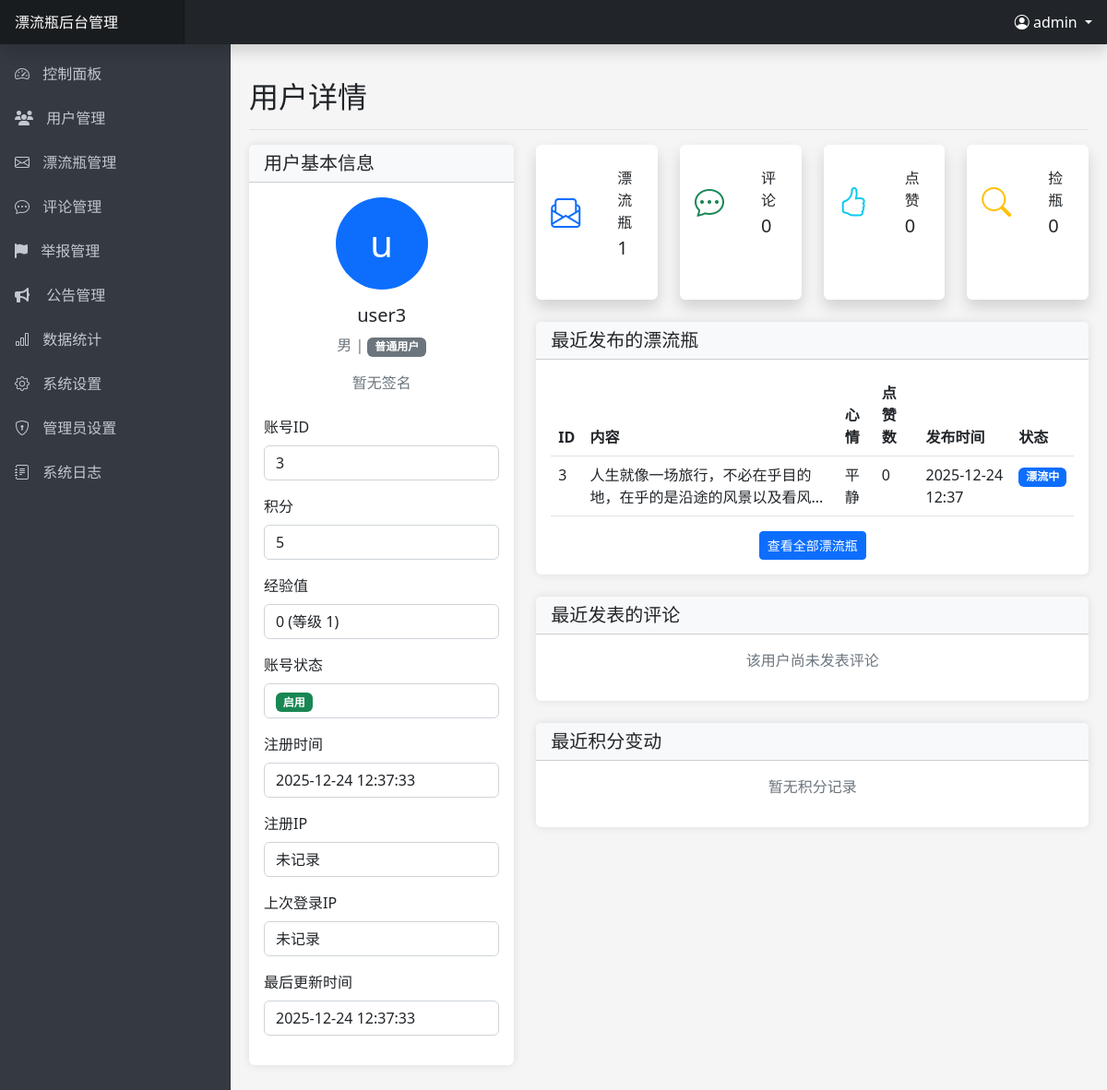
The page /admin/user_detail.php?id=3 (signed in) on the database its author committed.
### tables this page shows
CREATE TABLE IF NOT EXISTS `users` (
    `id` INT(11) AUTO_INCREMENT PRIMARY KEY,
    `username` VARCHAR(50) NOT NULL UNIQUE,
    `password` VARCHAR(255) NOT NULL,
    `gender` ENUM('男', '女') NOT NULL,
    `signature` TEXT DEFAULT NULL,
    `points` INT(11) DEFAULT 0,
    `experience` INT(11) DEFAULT 0 COMMENT '用户经验值',
    `level` INT(11) DEFAULT 1 COMMENT '用户等级',
    `is_vip` TINYINT(1) DEFAULT 0,
    `vip_expire_date` DATE DEFAULT NULL,
    `vip_level` INT(11) DEFAULT 0,
    `status` TINYINT(1) DEFAULT 1 COMMENT '0:禁用 1:启用',
    `created_at` TIMESTAMP DEFAULT CURRENT_TIMESTAMP,
    `register_ip` VARCHAR(50) DEFAULT NULL COMMENT '注册IP地址',
    `last_login_ip` VARCHAR(50) DEFAULT NULL COMMENT '上次登录IP地址',
    `updated_at` TIMESTAMP DEFAULT CURRENT_TIMESTAMP ON UPDATE CURRENT_TIMESTAMP,
    INDEX `idx_created_at` (`created_at`),
    INDEX `idx_is_vip` (`is_vip`),
    INDEX `idx_status` (`status`),
    INDEX `idx_vip_expire_date` (`vip_expire_date`)
);

CREATE TABLE IF NOT EXISTS `bottles` (
    `id` INT(11) AUTO_INCREMENT PRIMARY KEY,
    `user_id` INT(11) NOT NULL,
    `content` TEXT NOT NULL,
    `bottle_type` ENUM('text', 'voice') DEFAULT 'text' COMMENT '漂流瓶类型：text文字漂流瓶，voice语音漂流瓶',
    `audio_file` VARCHAR(255) DEFAULT NULL COMMENT '语音文件路径（仅语音漂流瓶使用）',
    `audio_duration` INT(11) DEFAULT NULL COMMENT '语音时长（秒）',
    `mood` ENUM('开心', '难过', '平静', '愤怒', '期待', '忧郁', '其他') DEFAULT '其他',
    `is_anonymous` TINYINT(1) DEFAULT 0,
    `likes` INT(11) DEFAULT 0,
    `ip_address` VARCHAR(255) DEFAULT NULL,
    `location` VARCHAR(255) DEFAULT NULL,
    `quality_score` INT(11) DEFAULT 0,
    `throw_time` TIMESTAMP DEFAULT CURRENT_TIMESTAMP,
    `status` ENUM('漂流中', '已捡起') DEFAULT '漂流中',
    `is_hidden` TINYINT(1) DEFAULT 0 COMMENT '是否屏蔽：0未屏蔽，1已屏蔽',
    `is_deleted` TINYINT(1) DEFAULT 0 COMMENT '是否删除：0未删除，1已删除',
    FOREIGN KEY (`user_id`) REFERENCES `users`(`id`) ON DELETE CASCADE,
    INDEX `idx_user_id` (`user_id`),
    INDEX `idx_status` (`status`),
    INDEX `idx_throw_time` (`throw_time`),
    INDEX `idx_bottle_type` (`bottle_type`),
    INDEX `idx_quality_score` (`quality_score`),
    INDEX `idx_status_throw_time` (`status`, `throw_time`),
    INDEX `idx_is_hidden` (`is_hidden`),
    INDEX `idx_is_deleted` (`is_deleted`)
);

### admin/user_detail.php (the view, shortened to what this page needs)
<?php
$userId = (int)$_GET['id'];
require_once 'includes/header.php';
$conn = getDbConnection();
$userQuery = "SELECT * FROM users WHERE id = ?";
$userStmt = $conn->prepare($userQuery);
$userStmt->bind_param("i", $userId);
$userStmt->execute();
$userResult = $userStmt->get_result();
$user = $userResult->fetch_assoc();
$bottleCountQuery = "SELECT COUNT(*) as total FROM bottles WHERE user_id = ?";
$bottleCountStmt = $conn->prepare($bottleCountQuery);
$bottleCountStmt->bind_param("i", $userId);
$bottleCountStmt->execute();
$bottleCount = $bottleCountStmt->get_result()->fetch_assoc()['total'];
$commentCountQuery = "SELECT COUNT(*) as total FROM comments WHERE user_id = ?";
$commentCountStmt = $conn->prepare($commentCountQuery);
$commentCountStmt->bind_param("i", $userId);
$commentCountStmt->execute();
$commentCount = $commentCountStmt->get_result()->fetch_assoc()['total'];
$likeCountQuery = "SELECT COUNT(*) as total FROM likes WHERE user_id = ?";
$likeCountStmt = $conn->prepare($likeCountQuery);
$likeCountStmt->bind_param("i", $userId);
$likeCountStmt->execute();
$likeCount = $likeCountStmt->get_result()->fetch_assoc()['total'];
$pickCountQuery = "SELECT COUNT(*) as total FROM pick_records WHERE user_id = ?";
$pickCountStmt = $conn->prepare($pickCountQuery);
$pickCountStmt->bind_param("i", $userId);
$pickCountStmt->execute();
$pickCount = $pickCountStmt->get_result()->fetch_assoc()['total'];
$pointsHistory = [];
$recentBottlesQuery = "SELECT b.*, COUNT(l.id) as like_count FROM bottles b
                       LEFT JOIN likes l ON b.id = l.bottle_id
                       WHERE b.user_id = ?
                       GROUP BY b.id
                       ORDER BY b.throw_time DESC
                       LIMIT 5";
$recentBottlesStmt = $conn->prepare($recentBottlesQuery);
$recentBottlesStmt->bind_param("i", $userId);
$recentBottlesStmt->execute();
$recentBottlesResult = $recentBottlesStmt->get_result();
$recentBottles = [];
while ($row = $recentBottlesResult->fetch_assoc()) {
    $recentBottles[] = $row;
}
$recentComments = [];
?>
<div class="row">
    <div class="col-xl-4">
        <div class="card mb-4">
            <div class="card-header">
                <h5 class="m-0">用户基本信息</h5>
            </div>
            <div class="card-body">
                <div class="text-center mb-4">
                    <div class="avatar bg-<?php echo $user['gender'] == '男' ? 'primary' : 'danger'; ?> text-white rounded-circle mb-3" style="width: 100px; height: 100px; line-height: 100px; font-size: 40px; margin: 0 auto;">
                        <?php echo mb_substr($user['username'], 0, 1); ?>
                    </div>
                    <h5><?php echo htmlspecialchars($user['username']); ?></h5>
                    <p class="text-muted"><?php echo $user['gender']; ?> |
                        <?php if ($user['is_vip']): ?>
                            <span class="badge bg-warning text-dark">VIP <?php echo $user['vip_level']; ?></span>
                        <?php else: ?>
                            <span class="badge bg-secondary">普通用户</span>
                        <?php endif; ?>
                    </p>
                    <p><?php echo $user['signature'] ? htmlspecialchars($user['signature']) : '<span class="text-muted">暂无签名</span>'; ?></p>
                </div>
                <div class="mb-3">
                    <label class="form-label">账号ID</label>
                    <p class="form-control"><?php echo $user['id']; ?></p>
                </div>
                <div class="mb-3">
                    <label class="form-label">积分</label>
                    <p class="form-control"><?php echo $user['points']; ?></p>
                </div>
                <div class="mb-3">
                    <label class="form-label">经验值</label>
                    <p class="form-control">
                        <?php
                        $experience = $user['experience'] ?? 0;
                        $level = $user['level'] ?? 1;
                        echo $experience . ' (等级 ' . $level . ')';
                        ?>
                    </p>
                </div>
                <div class="mb-3">
                    <label class="form-label">账号状态</label>
                    <p class="form-control">
                        <span class="badge bg-<?php echo $user['status'] ? 'success' : 'danger'; ?>">
                            <?php echo $user['status'] ? '启用' : '禁用'; ?>
                        </span>
                    </p>
                </div>
                <div class="mb-3">
                    <label class="form-label">注册时间</label>
                    <p class="form-control"><?php echo date('Y-m-d H:i:s', strtotime($user['created_at'])); ?></p>
                </div>
                <div class="mb-3">
                    <label class="form-label">注册IP</label>
                    <p class="form-control"><?php echo htmlspecialchars($user['register_ip'] ?? '未记录'); ?></p>
                </div>
                <div class="mb-3">
                    <label class="form-label">上次登录IP</label>
                    <p class="form-control"><?php echo htmlspecialchars($user['last_login_ip'] ?? '未记录'); ?></p>
                </div>
                <div class="mb-3">
                    <label class="form-label">最后更新时间</label>
                    <p class="form-control"><?php echo date('Y-m-d H:i:s', strtotime($user['updated_at'])); ?></p>
                </div>
            </div>
        </div>
    </div>
    <div class="col-xl-8">
        <div class="row">
            <div class="col-md-6 col-xl-3 mb-4">
                <div class="card border-left-primary shadow h-100 py-2">
                    <div class="card-body">
                        <div class="row no-gutters align-items-center">
                            <div class="col-auto">
                                <i class="bi bi-envelope-paper fs-2 text-primary"></i>
                            </div>
                            <div class="col ms-3">
                                <div class="text-xs font-weight-bold text-uppercase mb-1">漂流瓶</div>
                                <div class="h5 mb-0 font-weight-bold"><?php echo $bottleCount; ?></div>
                            </div>
                        </div>
                    </div>
                </div>
            </div>
            <div class="col-md-6 col-xl-3 mb-4">
                <div class="card border-left-success shadow h-100 py-2">
                    <div class="card-body">
                        <div class="row no-gutters align-items-center">
                            <div class="col-auto">
                                <i class="bi bi-chat-dots fs-2 text-success"></i>
                            </div>
                            <div class="col ms-3">
                                <div class="text-xs font-weight-bold text-uppercase mb-1">评论</div>
                                <div class="h5 mb-0 font-weight-bold"><?php echo $commentCount; ?></div>
                            </div>
                        </div>
                    </div>
                </div>
            </div>
            <div class="col-md-6 col-xl-3 mb-4">
                <div class="card border-left-info shadow h-100 py-2">
                    <div class="card-body">
                        <div class="row no-gutters align-items-center">
                            <div class="col-auto">
                                <i class="bi bi-hand-thumbs-up fs-2 text-info"></i>
                            </div>
                            <div class="col ms-3">
                                <div class="text-xs font-weight-bold text-uppercase mb-1">点赞</div>
                                <div class="h5 mb-0 font-weight-bold"><?php echo $likeCount; ?></div>
                            </div>
                        </div>
                    </div>
                </div>
            </div>
            <div class="col-md-6 col-xl-3 mb-4">
                <div class="card border-left-warning shadow h-100 py-2">
                    <div class="card-body">
                        <div class="row no-gutters align-items-center">
                            <div class="col-auto">
                                <i class="bi bi-search fs-2 text-warning"></i>
                            </div>
                            <div class="col ms-3">
                                <div class="text-xs font-weight-bold text-uppercase mb-1">捡瓶</div>
                                <div class="h5 mb-0 font-weight-bold"><?php echo $pickCount; ?></div>
                            </div>
                        </div>
                    </div>
                </div>
            </div>
        </div>
        <div class="card mb-4">
            <div class="card-header">
                <h5 class="m-0">最近发布的漂流瓶</h5>
            </div>
            <div class="card-body">
                <?php if (empty($recentBottles)): ?>
                <p class="text-center text-muted">该用户尚未发布漂流瓶</p>
                <?php else: ?>
                <div class="table-responsive">
                    <table class="table table-hover">
                        <thead>
                            <tr>
                                <th>ID</th>
                                <th>内容</th>
                                <th>心情</th>
                                <th>点赞数</th>
                                <th>发布时间</th>
                                <th>状态</th>
                            </tr>
                        </thead>
                        <tbody>
                            <?php foreach ($recentBottles as $bottle): ?>
                            <tr>
                                <td><?php echo $bottle['id']; ?></td>
                                <td><?php echo mb_substr(htmlspecialchars($bottle['content']), 0, 30) . (mb_strlen($bottle['content']) > 30 ? '...' : ''); ?></td>
                                <td><?php echo $bottle['mood']; ?></td>
                                <td><?php echo $bottle['like_count']; ?></td>
                                <td><?php echo date('Y-m-d H:i', strtotime($bottle['throw_time'])); ?></td>
                                <td>
                                    <span class="badge bg-<?php echo $bottle['status'] === '漂流中' ? 'primary' : 'success'; ?>">
                                        <?php echo $bottle['status']; ?>
                                    </span>
                                </td>
                            </tr>
                            <?php endforeach; ?>
                        </tbody>
                    </table>
                </div>
                <div class="text-center">
                    <a href="bottles.php?user_id=<?php echo $userId; ?>" class="btn btn-sm btn-primary">查看全部漂流瓶</a>
                </div>
                <?php endif; ?>
            </div>
        </div>
        <div class="card mb-4">
            <div class="card-header">
                <h5 class="m-0">最近发表的评论</h5>
            </div>
            <div class="card-body">
                <?php if (empty($recentComments)): ?>
                <p class="text-center text-muted">该用户尚未发表评论</p>
                <?php endif; ?>
            </div>
        </div>
        <div class="card">
            <div class="card-header">
                <h5 class="m-0">最近积分变动</h5>
            </div>
            <div class="card-body">
                <?php if (empty($pointsHistory)): ?>
                <p class="text-center text-muted">暂无积分记录</p>
                <?php endif; ?>
            </div>
        </div>
    </div>
</div>
<?php
require_once 'includes/footer.php';
?>

### admin/includes/header.php (style rules this page uses)
body { font-family: 'Microsoft YaHei', 'Segoe UI', sans-serif; background-color: #f5f5f5; overflow-x: hidden; }
.card { margin-bottom: 20px; border: none; box-shadow: 0 0 10px rgba(0, 0, 0, 0.1); }
.card-header { font-weight: bold; background-color: #f8f9fa; }
.table-responsive { overflow-x: auto; -webkit-overflow-scrolling: touch; }
.form-control, .form-select { box-shadow: none !important; }

### rows shown on the page
users: username "u", username "user3", gender "男", id "3", points "5", experience "0", level "1", created_at "2025-12-24 12:37:33", register_ip "未记录", last_login_ip "未记录", updated_at "2025-12-24 12:37:33"
bottles: id "3", content "人生就像一场旅行，不必在乎目的地，在乎的是沿途的风景以及看风", mood "平静", like_count "0", throw_time "2025-12-24 12:37", status "漂流中"

### other values the page prints
SITE_NAME "漂流瓶"
$admin->getCurrentAdminUsername() "admin"
$pageTitle "用户详情"
$bottleCount "1"
$commentCount "0"
$likeCount "0"
$pickCount "0"
